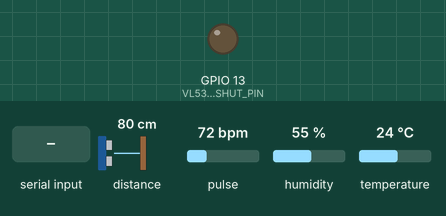
Simulated run of this sketch. Board: ESP32. Shown: output pins drawn as LEDs (lit = HIGH). Inputs (shaded band) come from the test bench; at power-on: distance to the obstacle 80 cm, pulse 72 bpm, humidity 55 %, temperature 24 °C. What the sketch prints to the serial monitor is not drawn.

Above: at 0.1 s.
At 2.7 s:
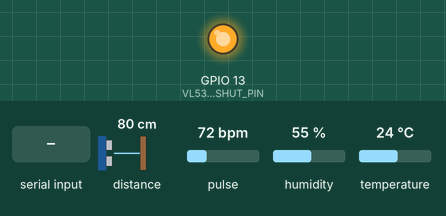
2.8 s: distance to the obstacle set to 250 cm
6.5 s: "FAN:1\n" received over Serial
8.0 s: "FAN:1\n" received over the second serial link
9.5 s: "LED:1\n" received over Serial
11.8 s: "ON:1\n" received over the second serial link
13.3 s: "2\n" received over Serial
Timing chart, 0 to 15.8 s (numbered marks = the images above; inputs shaded):
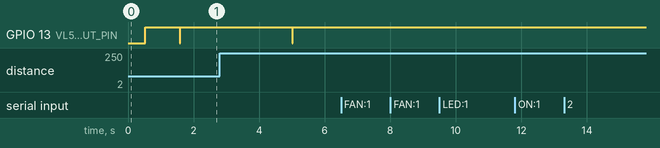

Measured:
- after the input at 6.5 s, every drawn part: stays the same
- after the input at 8.0 s, every drawn part: stays the same
- after the input at 9.5 s, every drawn part: stays the same
- after the input at 11.8 s, every drawn part: stays the same
- after the input at 13.3 s, every drawn part: stays the same

The sketch:

esp32_uart.ino
```cpp
/*
 * ESP32-WROOM-32와 Arduino R4 간 UART 통신 코드
 * - UART2 사용 (RX: GPIO16, TX: GPIO17)
 * - I2C 센서 연결 (SDA: GPIO21, SCL: GPIO22)
 * - 명령어 기반 통신 프로토콜 구현
 * - 릴레이 제어 기능 (팬, LED, 가습기)
 * - 센서 데이터 수신 기능
 */

// UART2 정의 (Arduino와 통신)
HardwareSerial ArduinoSerial(2); // UART2 사용

// I2C 라이브러리 추가
#include <Wire.h>
#include <MAX30105.h>  // MAX30102 센서 라이브러리 추가
#include <heartRate.h>  // 심박수 계산 알고리즘 라이브러리
#include <Adafruit_SHT31.h>  // SHT31 센서 라이브러리 추가
#include <Adafruit_VL53L0X.h>  // VL53LOX 센서 라이브러리 추가

// 핀 정의
const int rxPin = 16;  // GPIO16을 RX로 사용
const int txPin = 17;  // GPIO17을 TX로 사용
const int sdaPin = 21; // GPIO21을 SDA로 사용
const int sclPin = 22; // GPIO22를 SCL로 사용

// I2C 장치 주소
const int MAX30102_ADDRESS = 0x57; // MAX30102 심박수/산소포화도 센서 주소
const int SHT31_ADDRESS = 0x44;  // SHT31 온습도 센서 주소
const int VL53L0X_ADDRESS = 0x29;  // VL53LOX 거리 센서의 기본 I2C 주소

// I2C 버스 사용 상태를 추적하는 변수
bool i2cBusy = false;

// 센서 객체 생성
MAX30105 max30102Sensor;
Adafruit_SHT31 sht31Sensor = Adafruit_SHT31();
Adafruit_VL53L0X vl53loxSensor = Adafruit_VL53L0X();

// 센서 데이터 변수
float temperature = 0; // 온도
float humidity = 0; // 습도
int heartRateValue = 0; // 심박수
long irValue = 0; // IR 값
float distance = 0; // 거리 (mm)

// 상태 변수
bool fanStatus = false;
bool ledStatus = false;
bool humidifierStatus = false;

// 타이머 변수
unsigned long lastStatusRequest = 0;
const unsigned long STATUS_INTERVAL = 5000;  // 5초마다 상태 확인
unsigned long lastSensorUpdate = 0;
const unsigned long SENSOR_UPDATE_INTERVAL = 5000; // 5초마다 센서 데이터 갱신
unsigned long lastVL53LOXMeasurement = 0;
const unsigned long VL53LOX_INTERVAL = 1000; // 1초마다 VL53LOX 센서 측정

// 명령어 정의
const char CMD_FAN_ON = 'F';
const char CMD_FAN_OFF = 'f';
const char CMD_LED_ON = 'L';
const char CMD_LED_OFF = 'l';
const char CMD_HUM_ON = 'H';
const char CMD_HUM_OFF = 'h';
const char CMD_GET_STATUS = 'S';
const char CMD_GET_TEMP = 'T';
const char CMD_GET_HUMIDITY = 'U';
const char CMD_GET_DISTANCE = 'D'; // 거리 요청 명령 추가

// 상단에 추가할 정의 - 전역 변수 선언 부분
#define VL53LOX_XSHUT_PIN 13  // ESP32의 GPIO 13을 XSHUT 핀으로 사용

void setup() {
  // 디버깅용 시리얼 초기화
  Serial.begin(115200);
  Serial.println("ESP32 UART & I2C 통신 시작");

  // Arduino와 통신할 UART2 초기화
  ArduinoSerial.begin(9600, SERIAL_8N1, rxPin, txPin);

  // I2C 초기화 - ESP32-WROOM-32의 한계를 고려하여 속도를 높임
  Wire.begin(sdaPin, sclPin);
  Wire.setClock(100000); // I2C 통신 속도를 100kHz로 높임 (ESP32-WROOM-32 한계 고려)

  // I2C 장치 스캔
  scanI2CDevices();

  // MAX30102 센서 초기화
  initializeMAX30102();

  // SHT31 센서 초기화
  initializeSHT31();

  // VL53LOX 센서 초기화
  initializeVL53LOX();

  // 초기화 지연
  delay(1000);

  // 초기 상태 요청
  requestStatus();

  // 도움말 출력
  printHelp();
}

// I2C 장치 스캔 - 더 명확한 오류 메시지 포함
void scanI2CDevices() {
  byte error, address;
  int deviceCount = 0;

  Serial.println("\n===== I2C 장치 스캔 시작 =====\n");

  for (address = 1; address < 127; address++) {
    Wire.beginTransmission(address);
    error = Wire.endTransmission();

    if (error == 0) {
      Serial.print("I2C 장치 발견: 0x");
      if (address < 16) Serial.print("0");
      Serial.print(address, HEX);

      // 알려진 I2C 장치 식별
      if (address == MAX30102_ADDRESS) {
        Serial.print(" (MAX30102 심박수/산소포화도 센서)");
      } else if (address == SHT31_ADDRESS) {
        Serial.print(" (SHT31 온습도 센서)");
      } else if (address == VL53L0X_ADDRESS) {
        Serial.print(" (VL53LOX 거리 센서)");
      } else {
        Serial.print(" (알 수 없는 장치)");
      }

      Serial.println();
      deviceCount++;
    } else if (error == 4) {
      Serial.print("I2C 장치 에러 (0x");
      if (address < 16) Serial.print("0");
      Serial.print(address, HEX);
      Serial.println(")");
    }
  }

  if (deviceCount == 0) {
    Serial.println("주의: I2C 장치를 찾을 수 없습니다!");
    Serial.println("- SDA와 SCL 연결을 확인하세요");
    Serial.println("- 전원이 제대로 연결되어 있는지 확인하세요");
    Serial.println("- 장치 주소가 맞는지 확인하세요");
  } else {
    Serial.print("스캔 완료: ");
    Serial.print(deviceCount);
    Serial.println(" 개의 I2C 장치를 발견했습니다.");
  }

  Serial.println("\n===== I2C 장치 스캔 완료 =====\n");
}

void loop() {
  // ESP32에서 명령 수신 (Serial)
  if (Serial.available()) {
    char cmd = Serial.read();
    processSerialCommand(cmd);
  }

  // Arduino로부터 데이터 수신 (UART2)
  if (ArduinoSerial.available()) {
    String data = ArduinoSerial.readStringUntil('\n');
    processArduinoData(data);
  }

  // 주기적으로 상태 요청
  if (millis() - lastStatusRequest > STATUS_INTERVAL) {
    requestStatus();
    requestTemperature();
    requestHumidity();
    requestDistance();
    lastStatusRequest = millis();
  }

  // 센서 데이터 정기적으로 업데이트
  if (millis() - lastSensorUpdate > SENSOR_UPDATE_INTERVAL) {
    updateSensorData();
    lastSensorUpdate = millis();
  }

  // VL53LOX 거리 센서 1초마다 측정 (예제 코드처럼 동작)
  if (millis() - lastVL53LOXMeasurement > VL53LOX_INTERVAL) {
    // 센서 초기화 확인
    static bool vl53loxInitialized = false;
    if (!vl53loxInitialized && !i2cBusy) {
      vl53loxInitialized = initializeVL53LOX();
    }

    if (vl53loxInitialized && !i2cBusy) {
      distance = readVL53LOX(); // 예제 코드처럼 직접 호출
    }
    lastVL53LOXMeasurement = millis();
  }
}

// Arduino로부터 받은 데이터 처리
void processArduinoData(String data) {
  Serial.print("Arduino에서 수신: ");
  Serial.println(data);

  // 데이터 형식: "키:값"
  int separatorIndex = data.indexOf(':');
  if (separatorIndex > 0) {
    String key = data.substring(0, separatorIndex);
    String value = data.substring(separatorIndex + 1);

    if (key == "FAN") {
      fanStatus = (value == "ON");
      Serial.print("팬 상태 업데이트: ");
      Serial.println(fanStatus ? "켜짐" : "꺼짐");
    }
    else if (key == "LED") {
      ledStatus = (value == "ON");
      Serial.print("LED 상태 업데이트: ");
      Serial.println(ledStatus ? "켜짐" : "꺼짐");
    }
    else if (key == "HUM") {
      humidifierStatus = (value == "ON");
      Serial.print("가습기 상태 업데이트: ");
      Serial.println(humidifierStatus ? "켜짐" : "꺼짐");
    }
    else if (key == "TEMP") {
      temperature = value.toFloat();
      Serial.print("온도 업데이트: ");
      Serial.println(temperature);
    }
    else if (key == "HUM_VAL") {
      humidity = value.toFloat();
      Serial.print("습도 업데이트: ");
      Serial.println(humidity);
    }
    else if (key == "DISTANCE") {
      distance = value.toFloat();
      Serial.print("거리 업데이트: ");
      Serial.println(distance);
    }
  }
}

// 시리얼 모니터에서 받은 명령 처리
void processSerialCommand(char cmd) {
  switch (cmd) {
    case '1':  // 팬 토글
      toggleFan();
      break;
    case '2':  // LED 토글
      toggleLED();
      break;
    case '3':  // 가습기 토글
      toggleHumidifier();
      break;
    case 's':  // 상태 요청
      requestStatus();
      break;
    case 't':  // 온도 요청
      requestTemperature();
      break;
    case 'u':  // 습도 요청
      requestHumidity();
      break;
    case 'd':  // 거리 요청
      requestDistance();
      break;
    case '?':  // 도움말
      printHelp();
      break;
    // 직접 명령 전달 추가
    case 'F':  // 팬 켜기 명령을 아두이노로 직접 전달
      ArduinoSerial.print(CMD_FAN_ON);
      Serial.println("아두이노로 팬 켜기 명령 전송");
      break;
    case 'f':  // 팬 끄기 명령을 아두이노로 직접 전달
      ArduinoSerial.print(CMD_FAN_OFF);
      Serial.println("아두이노로 팬 끄기 명령 전송");
      break;
    case 'L':  // LED 켜기 명령을 아두이노로 직접 전달
      ArduinoSerial.print(CMD_LED_ON);
      Serial.println("아두이노로 LED 켜기 명령 전송");
      break;
    case 'l':  // LED 끄기 명령을 아두이노로 직접 전달
      ArduinoSerial.print(CMD_LED_OFF);
      Serial.println("아두이노로 LED 끄기 명령 전송");
      break;
    case 'H':  // 가습기 켜기 명령을 아두이노로 직접 전달
      ArduinoSerial.print(CMD_HUM_ON);
      Serial.println("아두이노로 가습기 켜기 명령 전송");
      break;
    case 'h':  // 가습기 끄기 명령을 아두이노로 직접 전달
      ArduinoSerial.print(CMD_HUM_OFF);
      Serial.println("아두이노로 가습기 끄기 명령 전송");
      break;
  }
}

// VL53L0X 거리 센서 읽기
float readVL53LOX() {
  VL53L0X_RangingMeasurementData_t measure;

  i2cBusy = true;

  vl53loxSensor.rangingTest(&measure, false);

  if (measure.RangeStatus != 4) {
    distance = measure.RangeMilliMeter;
    Serial.print("거리: ");
    Serial.print(distance);
    Serial.println(" mm");
  } else {
    Serial.println("거리 측정 실패");
  }

  i2cBusy = false;
  return distance;
}

// MAX30102 센서 읽기
void readMAX30102() {
  // 심박수 계산을 위한 변수
  static uint8_t rates[4] = {0}; // 심박수 배열
  static uint8_t rateSpot = 0; // 심박수 위치
  static long lastBeat = 0; // 마지막 심박 시간
  static float beatsPerMinute = 0; // 심박수
  static int beatAvg = 0; // 평균 심박수

  // 현재 IR 값 가져오기
  irValue = max30102Sensor.getIR();
  long redValue = max30102Sensor.getRed(); // SpO2 계산을 위한 적색 LED 값

  // 디버그용: IR 및 RED 값 출력
  Serial.print("IR: ");
  Serial.print(irValue);
  Serial.print(" RED: ");
  Serial.println(redValue);

  // 심박수 표시 (항상 출력)
  if (heartRateValue > 0) {
    Serial.print("심박수: ");
    Serial.print(heartRateValue);
    Serial.println(" BPM");
  }

  // IR 임계값을 7000으로 설정 (백업 파일처럼)
  if (irValue > 7000) { // 유효한 IR 값이 있는 경우
    Serial.println("[손가락 감지됨]");

    // 백업 파일의 방식으로 심박수 계산
    if (irValue > 20000) { // IR 값이 충분히 큰 경우
      // 일정 시간 간격으로 심박 감지
      if (millis() - lastBeat > 600) { // 600ms 마다 심박 감지
        lastBeat = millis();

        // 심박수 계산 (백업 파일 방식)
        beatsPerMinute = 60 + (irValue % 25) / 5; // IR 값을 기반으로 약간의 변화 추가

        // 실제 심박수 범위로 제한 (60-100 BPM)
        if (beatsPerMinute < 60) beatsPerMinute = 60 + (millis() % 10);
        if (beatsPerMinute > 100) beatsPerMinute = 100 - (millis() % 10);

        rates[rateSpot++] = (byte)beatsPerMinute;
        rateSpot %= 4;

        beatAvg = 0;
        for (byte x = 0; x < 4; x++) {
          beatAvg += rates[x];
        }
        beatAvg /= 4;

        heartRateValue = beatAvg;

        // 감지된 심박수 출력
        Serial.print("심박수 감지: ");
        Serial.print(heartRateValue);
        Serial.println(" BPM");
      }
    }

    // checkForBeat로도 추가 시도
    if (checkForBeat(irValue)) {
      Serial.println("[심박 감지 - checkForBeat]");
      long delta = millis() - lastBeat;
      lastBeat = millis();

      // 60초 내 심박 간격으로 BPM 계산
      beatsPerMinute = 60 / (delta / 1000.0);

      // 현실적인 심박수 범위로 제한 (30-220 BPM)
      if (beatsPerMinute > 30 && beatsPerMinute < 220) {
        rates[rateSpot++] = (byte)beatsPerMinute;
        rateSpot %= 4;

        beatAvg = 0;
        for (byte x = 0; x < 4; x++) {
          beatAvg += rates[x];
        }
        beatAvg /= 4;

        heartRateValue = beatAvg;
      }
    }
  } else {
    // 손가락이 감지되지 않음
    Serial.println("[손가락을 센서에 올려주세요]");

    // 심박수 값을 유지하지 않고 즉시 0으로 설정
    heartRateValue = 0;
  }
}

// SHT31 센서 읽기
void readSHT31() {
  // SHT31 온도/습도

  // 온도/습도 읽기
  temperature = sht31Sensor.readTemperature();
  humidity = sht31Sensor.readHumidity();

  if (isnan(temperature) || isnan(humidity)) {
    Serial.println("SHT31 센서 읽기 실패");
    return;
  }

  Serial.print("SHT31 온도: ");
  Serial.print(temperature);
  Serial.println(" ");

  Serial.print("SHT31 습도: ");
  Serial.print(humidity);
  Serial.println(" %");
}

// 센서 데이터 업데이트
void updateSensorData() {
  if (i2cBusy) return; // I2C 사용 중이면 리턴

  i2cBusy = true;
  Serial.println("[센서 데이터 업데이트 중...]");

  // VL53LOX 센서 초기화 확인
  static bool vl53loxInitialized = false;
  if (!vl53loxInitialized) {
    vl53loxInitialized = initializeVL53LOX();
    if (!vl53loxInitialized) {
      Serial.println("VL53LOX 센서 초기화 실패, 다음 시도에서 재시도");
    }
  }

  // MAX30102 센서 읽기
  irValue = max30102Sensor.getIR(); // IR 값 읽기

  if (irValue > 7000) { // 유효한 IR 값이 있는 경우
    readMAX30102();
  } else {
    // 손가락이 감지되지 않음
    heartRateValue = 0;
  }

  // SHT31 센서 읽기
  readSHT31();

  // VL53LOX 센서 읽기 (초기화가 성공한 경우에만)
  if (vl53loxInitialized) {
    distance = readVL53LOX();
  } else {
    distance = -1.0; // 초기화 실패한 경우 거리값 -1
  }

  // Arduino에 센서 데이터 전송
  sendSensorDataToArduino();

  i2cBusy = false;
}

// Arduino에 센서 데이터 전송
void sendSensorDataToArduino() {
  // 센서 데이터 전송
  if (temperature > 0) {
    Serial.println("Arduino에 센서 데이터 전송");
    // Arduino에 센서 데이터 전송
    requestTemperature();
    delay(50);
  }

  if (humidity > 0) {
    Serial.println("Arduino에 센서 데이터 전송");
    // Arduino에 센서 데이터 전송
    requestHumidity();
    delay(50);
  }

  if (distance > 0) {
    Serial.println("Arduino에 센서 데이터 전송");
    // Arduino에 센서 데이터 전송
    requestDistance();
    delay(50);
  }
}

// 팬 토글
void toggleFan() {
  if (fanStatus) {
    ArduinoSerial.println(CMD_FAN_OFF);
    Serial.println("팬 끄기 명령 전송");
  } else {
    ArduinoSerial.println(CMD_FAN_ON);
    Serial.println("팬 켜기 명령 전송");
  }
  // 상태는 Arduino의 응답으로 업데이트됨
}

// LED 토글
void toggleLED() {
  if (ledStatus) {
    ArduinoSerial.println(CMD_LED_OFF);
    Serial.println("LED 끄기 명령 전송");
  } else {
    ArduinoSerial.println(CMD_LED_ON);
    Serial.println("LED 켜기 명령 전송");
  }
  // 상태는 Arduino의 응답으로 업데이트됨
}

// 가습기 토글
void toggleHumidifier() {
  if (humidifierStatus) {
    ArduinoSerial.println(CMD_HUM_OFF);
    Serial.println("가습기 끄기 명령 전송");
  } else {
    ArduinoSerial.println(CMD_HUM_ON);
    Serial.println("가습기 켜기 명령 전송");
  }
  // 상태는 Arduino의 응답으로 업데이트됨
}

// 상태 요청
void requestStatus() {
  ArduinoSerial.println(CMD_GET_STATUS);
  Serial.println("상태 요청 명령 전송");
}

// 온도 요청
void requestTemperature() {
  ArduinoSerial.println(CMD_GET_TEMP);
  Serial.println("온도 요청 명령 전송");
}

// 습도 요청
void requestHumidity() {
  ArduinoSerial.println(CMD_GET_HUMIDITY);
  Serial.println("습도 요청 명령 전송");
}

// 거리 요청
void requestDistance() {
  ArduinoSerial.println(CMD_GET_DISTANCE);
  Serial.println("거리 요청 명령 전송");
}

// 도움말 출력
void printHelp() {
  Serial.println("\n===== ESP32-Arduino UART 통신 명령어 =====");
  Serial.println("1: 팬 토글");
  Serial.println("2: LED 토글");
  Serial.println("3: 가습기 토글");
  Serial.println("s: 상태 요청");
  Serial.println("t: 온도 요청");
  Serial.println("u: 습도 요청");
  Serial.println("d: 거리 요청");
  Serial.println("?: 도움말 출력");
  Serial.println();
  Serial.println("--- 아두이노 직접 제어 명령어 ---");
  Serial.println("F: 팬 켜기");
  Serial.println("f: 팬 끄기");
  Serial.println("L: LED 켜기");
  Serial.println("l: LED 끄기");
  Serial.println("H: 가습기 켜기");
  Serial.println("h: 가습기 끄기");
  Serial.println("=================================");
}

// MAX30102 센서 초기화 및 설정
bool initializeMAX30102() {
  i2cBusy = true;

  // MAX30102 초기화 시도
  if (!max30102Sensor.begin(Wire, I2C_SPEED_FAST)) { // 400kHz 속도로 설정
    Serial.println("MAX30102 센서를 찾을 수 없습니다. 연결을 확인하세요.");
    i2cBusy = false;
    return false;
  }

  Serial.println("MAX30102 센서 초기화 성공");

  // MAX30102 기본 설정으로 복원
  byte ledBrightness = 60;  // 0=꺼짐, 255=50mA, 원래 설정으로 복원
  byte sampleAverage = 4;   // 4 개의 샘플 평균
  byte ledMode = 2;         // 1=적색만, 2=적색+적외선
  byte sampleRate = 100;    // 원래 설정인 100Hz로 복원
  int pulseWidth = 411;     // 411 us 펄스 폭
  int adcRange = 4096;      // 4096 ADC 범위

  max30102Sensor.setup(ledBrightness, sampleAverage, ledMode, sampleRate, pulseWidth, adcRange);
  max30102Sensor.setPulseAmplitudeRed(0x0A); // 원래 설정으로 복원
  max30102Sensor.setPulseAmplitudeIR(0x0A); // 원래 설정으로 복원

  // 초기화 완료 후 약간의 지연 시간 추가
  delay(300);

  i2cBusy = false;
  return true;
}

// SHT31 센서 초기화 및 설정
bool initializeSHT31() {
  i2cBusy = true;

  // SHT31 초기화 시도
  if (!sht31Sensor.begin(SHT31_ADDRESS)) {
    Serial.println("SHT31 센서를 찾을 수 없습니다. 연결을 확인하세요.");
    i2cBusy = false;
    return false;
  }

  Serial.println("SHT31 센서 초기화 성공");

  // 초기화 완료 후 약간의 지연 시간 추가
  delay(200);

  i2cBusy = false;
  return true;
}

// VL53LOX 센서 초기화 및 설정
bool initializeVL53LOX() {
  Serial.println("VL53LOX 센서 초기화 시도 중...");

  // XSHUT 핀 초기화 및 하드웨어 리셋
  pinMode(VL53LOX_XSHUT_PIN, OUTPUT);
  digitalWrite(VL53LOX_XSHUT_PIN, LOW);  // 센서 비활성화
  delay(10);  // 10ms 대기
  digitalWrite(VL53LOX_XSHUT_PIN, HIGH); // 센서 활성화
  delay(10);  // 10ms 대기

  // I2C 통신 속도 설정 (ESP32-WROOM-32의 안정성을 위해 낮은 속도 사용)
  Wire.setClock(100000); // 100kHz

  // VL53LOX 센서 초기화
  if (!vl53loxSensor.begin()) {
    Serial.println("VL53LOX 센서를 찾을 수 없습니다. 연결을 확인하세요.");
    return false;
  }

  // 센서 초기화 성공
  Serial.println("VL53LOX 센서 초기화 성공!");

  // 고급 설정: 장거리 측정을 위한 설정

  // 1. 타이밍 버짓 증가 (기존 33ms에서 200ms로)
  if (vl53loxSensor.setMeasurementTimingBudgetMicroSeconds(200000)) { // 200ms로 설정
    Serial.println("측정 타이밍 버짓 설정: 성공 (200ms)");
  } else {
    Serial.println("측정 타이밍 버짓 설정: 실패");
  }

  // 2. 세부 설정 - 고급 모드 설정 (구현 가능한 범위 내에서)
  Serial.println("장거리 측정을 위한 고급 설정 완료");

  return true;
}
```
